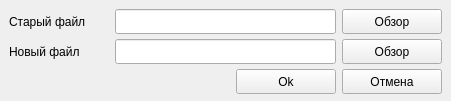
<?xml version="1.0" encoding="UTF-8"?>
<ui version="4.0">
 <class>db_cp_window</class>
 <widget class="QMainWindow" name="db_cp_window">
  <property name="geometry">
   <rect>
    <x>0</x>
    <y>0</y>
    <width>451</width>
    <height>101</height>
   </rect>
  </property>
  <property name="minimumSize">
   <size>
    <width>451</width>
    <height>101</height>
   </size>
  </property>
  <property name="windowTitle">
   <string>Скопировать базу данных</string>
  </property>
  <widget class="QWidget" name="centralwidget">
   <property name="minimumSize">
    <size>
     <width>451</width>
     <height>101</height>
    </size>
   </property>
   <layout class="QGridLayout" name="gridLayout">
    <item row="0" column="0">
     <layout class="QHBoxLayout" name="horizontalLayout">
      <item>
       <widget class="QLabel" name="old_lab">
        <property name="sizePolicy">
         <sizepolicy hsizetype="Fixed" vsizetype="Fixed">
          <horstretch>0</horstretch>
          <verstretch>0</verstretch>
         </sizepolicy>
        </property>
        <property name="minimumSize">
         <size>
          <width>100</width>
          <height>25</height>
         </size>
        </property>
        <property name="maximumSize">
         <size>
          <width>100</width>
          <height>25</height>
         </size>
        </property>
        <property name="text">
         <string>Старый файл</string>
        </property>
       </widget>
      </item>
      <item>
       <widget class="QLineEdit" name="old_line">
        <property name="minimumSize">
         <size>
          <width>100</width>
          <height>25</height>
         </size>
        </property>
        <property name="maximumSize">
         <size>
          <width>16777215</width>
          <height>25</height>
         </size>
        </property>
       </widget>
      </item>
      <item>
       <widget class="QPushButton" name="oldbut">
        <property name="sizePolicy">
         <sizepolicy hsizetype="Fixed" vsizetype="Fixed">
          <horstretch>0</horstretch>
          <verstretch>0</verstretch>
         </sizepolicy>
        </property>
        <property name="minimumSize">
         <size>
          <width>100</width>
          <height>25</height>
         </size>
        </property>
        <property name="maximumSize">
         <size>
          <width>100</width>
          <height>25</height>
         </size>
        </property>
        <property name="text">
         <string>Обзор</string>
        </property>
       </widget>
      </item>
     </layout>
    </item>
    <item row="1" column="0">
     <layout class="QHBoxLayout" name="horizontalLayout_2">
      <item>
       <widget class="QLabel" name="new_lab">
        <property name="sizePolicy">
         <sizepolicy hsizetype="Fixed" vsizetype="Fixed">
          <horstretch>0</horstretch>
          <verstretch>0</verstretch>
         </sizepolicy>
        </property>
        <property name="minimumSize">
         <size>
          <width>100</width>
          <height>25</height>
         </size>
        </property>
        <property name="maximumSize">
         <size>
          <width>100</width>
          <height>25</height>
         </size>
        </property>
        <property name="text">
         <string>Новый файл</string>
        </property>
       </widget>
      </item>
      <item>
       <widget class="QLineEdit" name="new_line">
        <property name="minimumSize">
         <size>
          <width>100</width>
          <height>25</height>
         </size>
        </property>
        <property name="maximumSize">
         <size>
          <width>16777215</width>
          <height>25</height>
         </size>
        </property>
       </widget>
      </item>
      <item>
       <widget class="QPushButton" name="newbut">
        <property name="sizePolicy">
         <sizepolicy hsizetype="Fixed" vsizetype="Fixed">
          <horstretch>0</horstretch>
          <verstretch>0</verstretch>
         </sizepolicy>
        </property>
        <property name="minimumSize">
         <size>
          <width>100</width>
          <height>25</height>
         </size>
        </property>
        <property name="maximumSize">
         <size>
          <width>100</width>
          <height>25</height>
         </size>
        </property>
        <property name="text">
         <string>Обзор</string>
        </property>
       </widget>
      </item>
     </layout>
    </item>
    <item row="2" column="0">
     <layout class="QHBoxLayout" name="horizontalLayout_3">
      <item>
       <spacer name="horizontalSpacer">
        <property name="orientation">
         <enum>Qt::Horizontal</enum>
        </property>
        <property name="sizeHint" stdset="0">
         <size>
          <width>40</width>
          <height>20</height>
         </size>
        </property>
       </spacer>
      </item>
      <item>
       <widget class="QPushButton" name="okbut">
        <property name="sizePolicy">
         <sizepolicy hsizetype="Fixed" vsizetype="Fixed">
          <horstretch>0</horstretch>
          <verstretch>0</verstretch>
         </sizepolicy>
        </property>
        <property name="minimumSize">
         <size>
          <width>100</width>
          <height>25</height>
         </size>
        </property>
        <property name="maximumSize">
         <size>
          <width>100</width>
          <height>25</height>
         </size>
        </property>
        <property name="text">
         <string>Ok</string>
        </property>
       </widget>
      </item>
      <item>
       <widget class="QPushButton" name="cancelbut">
        <property name="sizePolicy">
         <sizepolicy hsizetype="Fixed" vsizetype="Fixed">
          <horstretch>0</horstretch>
          <verstretch>0</verstretch>
         </sizepolicy>
        </property>
        <property name="minimumSize">
         <size>
          <width>100</width>
          <height>25</height>
         </size>
        </property>
        <property name="maximumSize">
         <size>
          <width>100</width>
          <height>25</height>
         </size>
        </property>
        <property name="text">
         <string>Отмена</string>
        </property>
       </widget>
      </item>
     </layout>
    </item>
    <item row="3" column="0">
     <spacer name="verticalSpacer">
      <property name="orientation">
       <enum>Qt::Vertical</enum>
      </property>
      <property name="sizeHint" stdset="0">
       <size>
        <width>20</width>
        <height>0</height>
       </size>
      </property>
     </spacer>
    </item>
   </layout>
  </widget>
 </widget>
 <resources/>
 <connections/>
</ui>
